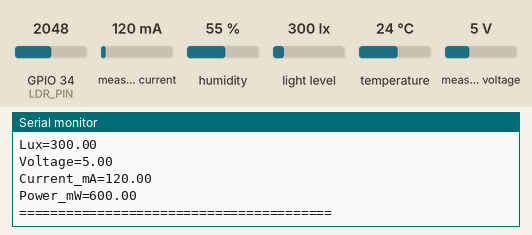
Recording of a sketch running on a simulated ESP32. Parts: the last lines printed to the serial monitor. Inputs (shaded band) come from the test bench; at power-on: measured current 120 mA, humidity 55 %, GPIO 34 (LDR_PIN) = 2048, light level 300 lx, temperature 24 °C, measured voltage 5 V.

Above: at 2.2 s.
2.3 s: measured current set to 40 mA
3.8 s: humidity set to 22 %
At 5.0 s:
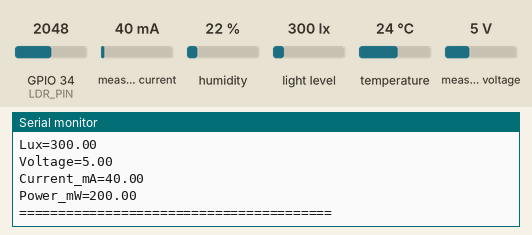
5.3 s: GPIO 34 (LDR_PIN) set to 2866
6.8 s: light level set to 40 lx
8.3 s: temperature set to 12 °C
9.8 s: measured voltage set to 0.3 V
At 10.4 s:
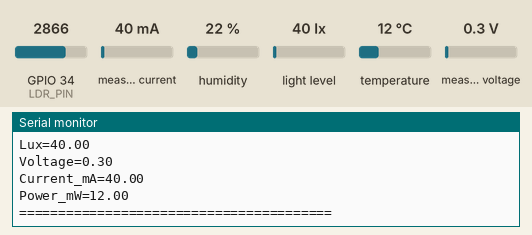
Timing chart, 0 to 12.3 s (numbered marks = the images above; inputs shaded):
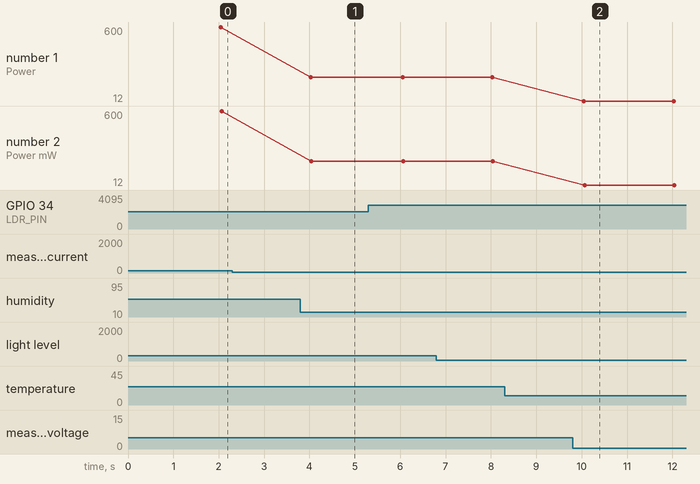

Measured:
- after the input at 9.8 s, the serial monitor: prints a new line after 0.25 s (image 2)

The sketch:

solar_monitor.ino
```cpp
/*
 * ============================================================
 *  AI-Based Solar Panel Fault Detection & Energy Forecasting
 *  ESP32 Combined Sensor Monitoring Firmware
 * ============================================================
 *
 *  Microcontroller : ESP32 DevKit V1 (DOIT ESP32 DEVKIT V1)
 *  Serial          : 115200 baud (COM3)
 *
 *  Sensors:
 *    - DHT11    → GPIO 4   (Temperature & Humidity)
 *    - LDR      → GPIO 34  (Analog light level, raw ADC)
 *    - BH1750   → I2C 0x23 (Lux)
 *    - INA219   → I2C 0x40 (Voltage, Current, Power)
 *
 *  I2C Bus:
 *    SDA = GPIO 21
 *    SCL = GPIO 22
 *
 *  STATUS (as of initial commit):
 *    ESP32   — WORKING
 *    LDR     — WORKING
 *    BH1750  — WORKING
 *    DHT11   — FAULTY (replacement pending)
 *    INA219  — NOT YET TESTED
 *    DS18B20 — PLANNED (not connected)
 *
 *  NOTES:
 *    - DHT11 support is kept in the code so that a replacement
 *      sensor works without any software changes.
 *    - INA219 initialisation is attempted every boot; if the
 *      sensor is not found the sketch continues without it.
 *    - The LDR value is a raw 12-bit ADC reading (0-4095).
 *      Do NOT interpret it as lux.
 *    - ESP32 must NOT be placed in series with the solar panel
 *      measurement path.  It is powered separately via USB.
 *
 * ============================================================
 */

// ── Libraries ───────────────────────────────────────────────
#include <Wire.h>          // I2C communication
#include <DHT.h>           // DHT temperature & humidity sensor
#include <BH1750.h>        // BH1750 digital light sensor (Christopher Laws library)
#include <Adafruit_INA219.h> // INA219 current/voltage/power sensor

// ── Pin Definitions ─────────────────────────────────────────
#define DHTPIN   4         // DHT11 data pin (GPIO 4)
#define DHTTYPE  DHT11     // Sensor type
#define LDR_PIN  34        // LDR analog output (GPIO 34)

// I2C pins (shared by BH1750 and INA219)
#define I2C_SDA  21        // GPIO 21
#define I2C_SCL  22        // GPIO 22

// ── Sensor Objects ──────────────────────────────────────────
DHT dht(DHTPIN, DHTTYPE);
BH1750 lightMeter;
Adafruit_INA219 ina219;

// ── Availability Flags ──────────────────────────────────────
// These flags are set during setup() and checked in loop()
// to avoid reading from sensors that are not connected.
bool bh1750Available = false;
bool ina219Available = false;

// ── Timing ──────────────────────────────────────────────────
unsigned long previousMillis = 0;
const unsigned long readingInterval = 2000; // milliseconds between readings

// ============================================================
//  SETUP
// ============================================================
void setup() {
  // ── Serial ────────────────────────────────────────────────
  Serial.begin(115200);
  delay(1000); // give Serial time to initialise
  Serial.println();
  Serial.println("========================================");
  Serial.println("  Solar Monitor — Sensor Initialisation");
  Serial.println("========================================");
  Serial.println();

  // ── I2C Bus ───────────────────────────────────────────────
  Wire.begin(I2C_SDA, I2C_SCL);
  Serial.println("[I2C]    Bus initialised (SDA=GPIO21, SCL=GPIO22)");

  // ── DHT11 ─────────────────────────────────────────────────
  dht.begin();
  Serial.println("[DHT11]  Initialised on GPIO 4");
  Serial.println("         NOTE: Current sensor is FAULTY — readings may be unreliable.");

  // ── LDR ───────────────────────────────────────────────────
  // GPIO 34 is input-only on ESP32; no pinMode needed for analogRead.
  Serial.println("[LDR]    Ready on GPIO 34 (analog input)");

  // ── BH1750 ────────────────────────────────────────────────
  if (lightMeter.begin(BH1750::CONTINUOUS_HIGH_RES_MODE)) {
    bh1750Available = true;
    Serial.println("[BH1750] Initialised at I2C address 0x23");
  } else {
    bh1750Available = false;
    Serial.println("[BH1750] *** NOT FOUND — check wiring ***");
  }

  // ── INA219 ────────────────────────────────────────────────
  if (ina219.begin()) {
    ina219.setCalibration_32V_2A();
    ina219Available = true;
    Serial.println("[INA219] Initialised at I2C address 0x40");
  } else {
    ina219Available = false;
    Serial.println("[INA219] *** NOT FOUND — sensor not connected or not detected ***");
  }

  // ── Summary ───────────────────────────────────────────────
  Serial.println();
  Serial.println("Sensor Status Summary:");
  Serial.println("  ESP32   : WORKING");
  Serial.println("  DHT11   : INITIALISED (sensor known faulty)");
  Serial.print(  "  BH1750  : "); Serial.println(bh1750Available ? "WORKING" : "NOT FOUND");
  Serial.print(  "  LDR     : WORKING");
  Serial.println();
  Serial.print(  "  INA219  : "); Serial.println(ina219Available ? "DETECTED" : "NOT FOUND");
  Serial.println();
  Serial.println("========================================");
  Serial.println("  Starting sensor readings...");
  Serial.println("========================================");
  Serial.println();
}

// ============================================================
//  LOOP
// ============================================================
void loop() {
  unsigned long currentMillis = millis();

  // Only read sensors at the defined interval
  if (currentMillis - previousMillis < readingInterval) {
    return;
  }
  previousMillis = currentMillis;

  // ── DHT11 Readings ────────────────────────────────────────
  float temperature = dht.readTemperature();  // °C
  float humidity    = dht.readHumidity();      // %

  // ── LDR Reading ───────────────────────────────────────────
  int ldrValue = analogRead(LDR_PIN);  // 0–4095 (12-bit ADC)

  // ── BH1750 Reading ────────────────────────────────────────
  float lux = -1;
  if (bh1750Available) {
    lux = lightMeter.readLightLevel();
  }

  // ── INA219 Readings ───────────────────────────────────────
  float busVoltage = -1;
  float current_mA = -1;
  float power_mW   = -1;
  if (ina219Available) {
    busVoltage = ina219.getBusVoltage_V();
    current_mA = ina219.getCurrent_mA();
    power_mW   = ina219.getPower_mW();
  }

  // ── Print Sensor Data ─────────────────────────────────────
  Serial.println("========================================");
  Serial.println("          SENSOR DATA");
  Serial.println("========================================");
  Serial.println();

  // DHT11
  Serial.println("DHT11:");
  if (isnan(temperature) || isnan(humidity)) {
    Serial.println("  Temperature : READ ERROR");
    Serial.println("  Humidity    : READ ERROR");
  } else {
    Serial.print(  "  Temperature : "); Serial.print(temperature); Serial.println(" °C");
    Serial.print(  "  Humidity    : "); Serial.print(humidity);    Serial.println(" %");
  }
  Serial.println();

  // LDR
  Serial.println("LDR:");
  Serial.print(  "  Analog Value: "); Serial.println(ldrValue);
  Serial.println();

  // BH1750
  Serial.println("BH1750:");
  if (bh1750Available) {
    Serial.print(  "  Light       : "); Serial.print(lux); Serial.println(" lux");
  } else {
    Serial.println("  Light       : SENSOR NOT AVAILABLE");
  }
  Serial.println();

  // INA219
  Serial.println("INA219:");
  if (ina219Available) {
    Serial.print(  "  Voltage     : "); Serial.print(busVoltage); Serial.println(" V");
    Serial.print(  "  Current     : "); Serial.print(current_mA); Serial.println(" mA");
    Serial.print(  "  Power       : "); Serial.print(power_mW);   Serial.println(" mW");
  } else {
    Serial.println("  Voltage     : NOT CONNECTED");
    Serial.println("  Current     : NOT CONNECTED");
    Serial.println("  Power       : NOT CONNECTED");
  }

  // ── Key=Value block (easy to parse from Python) ──────────
  Serial.println();
  Serial.println("----------------------------------------");
  Serial.print(  "Temperature=");  Serial.println(isnan(temperature) ? String("NaN") : String(temperature));
  Serial.print(  "Humidity=");     Serial.println(isnan(humidity)    ? String("NaN") : String(humidity));
  Serial.print(  "LDR=");          Serial.println(ldrValue);
  Serial.print(  "Lux=");          Serial.println(lux);
  Serial.print(  "Voltage=");      Serial.println(busVoltage);
  Serial.print(  "Current_mA=");   Serial.println(current_mA);
  Serial.print(  "Power_mW=");     Serial.println(power_mW);
  Serial.println("========================================");
  Serial.println();
}
```
